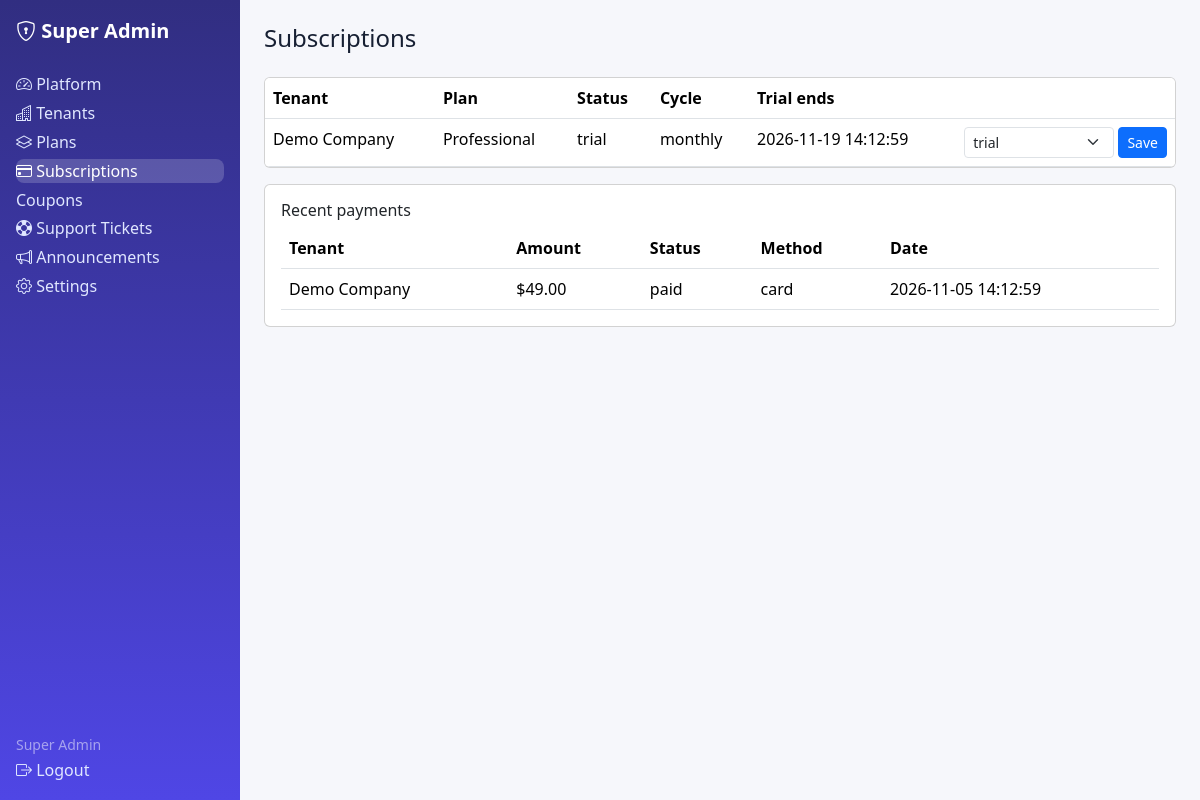
/super-admin/subscriptions.php (signed in), run on the app's committed database.
### tables this page shows
CREATE TABLE subscriptions (id INT UNSIGNED AUTO_INCREMENT PRIMARY KEY, tenant_id INT UNSIGNED NOT NULL, plan_id INT UNSIGNED NOT NULL, status ENUM('trial','active','past_due','cancelled','expired') NOT NULL DEFAULT 'trial', billing_cycle ENUM('monthly','yearly') NOT NULL DEFAULT 'monthly', starts_at DATETIME NULL, ends_at DATETIME NULL, trial_ends_at DATETIME NULL, created_at DATETIME NOT NULL DEFAULT CURRENT_TIMESTAMP, INDEX idx_sub_tenant(tenant_id), CONSTRAINT fk_sub_tenant FOREIGN KEY(tenant_id) REFERENCES tenants(id) ON DELETE CASCADE, CONSTRAINT fk_sub_plan FOREIGN KEY(plan_id) REFERENCES plans(id));

CREATE TABLE tenants (id INT UNSIGNED AUTO_INCREMENT PRIMARY KEY, name VARCHAR(150) NOT NULL, slug VARCHAR(160) NOT NULL UNIQUE, status ENUM('active','suspended') NOT NULL DEFAULT 'active', created_at DATETIME NOT NULL DEFAULT CURRENT_TIMESTAMP, INDEX idx_tenants_status(status));

CREATE TABLE plans (id INT UNSIGNED AUTO_INCREMENT PRIMARY KEY, name VARCHAR(80) NOT NULL, slug VARCHAR(80) NOT NULL UNIQUE, price_monthly DECIMAL(10,2) NOT NULL DEFAULT 0, price_yearly DECIMAL(10,2) NOT NULL DEFAULT 0, max_users INT NOT NULL DEFAULT 3, max_customers INT NOT NULL DEFAULT 100, max_deals INT NOT NULL DEFAULT 50, features TEXT NULL, is_active TINYINT(1) NOT NULL DEFAULT 1, created_at DATETIME NOT NULL DEFAULT CURRENT_TIMESTAMP);

CREATE TABLE payments (id INT UNSIGNED AUTO_INCREMENT PRIMARY KEY, tenant_id INT UNSIGNED NOT NULL, subscription_id INT UNSIGNED NULL, amount DECIMAL(12,2) NOT NULL, status ENUM('pending','paid','failed','refunded') NOT NULL DEFAULT 'pending', method VARCHAR(40) NULL, transaction_ref VARCHAR(120) NULL, paid_at DATETIME NULL, created_at DATETIME NOT NULL DEFAULT CURRENT_TIMESTAMP, INDEX idx_pay_tenant(tenant_id), CONSTRAINT fk_pay_tenant FOREIGN KEY(tenant_id) REFERENCES tenants(id) ON DELETE CASCADE, CONSTRAINT fk_pay_sub FOREIGN KEY(subscription_id) REFERENCES subscriptions(id) ON DELETE SET NULL);

### includes/functions.php (called while the page is built, shortened)
<?php
function e(?string $v): string { return htmlspecialchars($v ?? '', ENT_QUOTES, 'UTF-8'); }
function money($n): string { return '$' . number_format((float)$n, 2); }

### super-admin/subscriptions.php (the view, shortened to what this page needs)
<?php require_once __DIR__ . '/../includes/auth.php'; $user=require_role(['super_admin'], '../auth/login.php'); $pdo=db(); $base='../';
$rows=$pdo->query('SELECT s.*,t.name tenant_name,p.name plan_name FROM subscriptions s JOIN tenants t ON t.id=s.tenant_id JOIN plans p ON p.id=s.plan_id ORDER BY s.id DESC')->fetchAll();
$payments=$pdo->query('SELECT pay.*,t.name tenant_name FROM payments pay JOIN tenants t ON t.id=pay.tenant_id ORDER BY pay.id DESC LIMIT 20')->fetchAll();
include __DIR__ . '/header.php'; ?>
<div class="card p-0 overflow-auto mb-3"><table class="table mb-0"><tr><th>Tenant</th><th>Plan</th><th>Status</th><th>Cycle</th><th>Trial ends</th><th></th></tr>
<?php foreach($rows as $r): ?><tr><td><?= e($r['tenant_name']) ?></td><td><?= e($r['plan_name']) ?></td><td><?= e($r['status']) ?></td><td><?= e($r['billing_cycle']) ?></td><td><?= e($r['trial_ends_at']??'') ?></td>
<td><form method="post" class="d-flex gap-1"><?= csrf_field() ?><input type="hidden" name="id" value="<?= $r['id'] ?>"><select class="form-select form-select-sm" name="status"><?php foreach(['trial','active','past_due','cancelled','expired'] as $st): ?><option <?= $r['status']===$st?'selected':'' ?>><?= $st ?></option><?php endforeach; ?></select><button class="btn btn-sm btn-primary">Save</button></form></td></tr><?php endforeach; ?></table></div>
<div class="card p-3"><h6>Recent payments</h6><table class="table mb-0"><tr><th>Tenant</th><th>Amount</th><th>Status</th><th>Method</th><th>Date</th></tr><?php foreach($payments as $p): ?><tr><td><?= e($p['tenant_name']) ?></td><td><?= money($p['amount']) ?></td><td><?= e($p['status']) ?></td><td><?= e($p['method']??'') ?></td><td><?= e($p['created_at']) ?></td></tr><?php endforeach; ?></table></div>
<?php include __DIR__ . '/footer.php'; ?>

### assets/css/style.css (style rules this page uses)
:root { --brand:#4f46e5;--bg:#f6f7fb;--card:#fff;--text:#172033 }
body { background:var(--bg);color:var(--text);font-family:system-ui,-apple-system,"Segoe UI",Roboto,sans-serif }

### data on the page
subscriptions: tenant.name "Demo Company", plan.name "Professional", status "trial", billing_cycle "monthly", trial_ends_at "2026-11-19 14:12:59"
payments: tenant.name "Demo Company", amount "$49.00", status "paid", method "card", created_at "2026-11-05 14:12:59"

### other printed values
$l "Platform"
$l "Tenants"
$l "Plans"
$l "Subscriptions"
$l "Coupons"
$l "Support Tickets"
$l "Announcements"
$l "Settings"
current_user()['name'] "Super Admin"
$pageTitle "Subscriptions"
